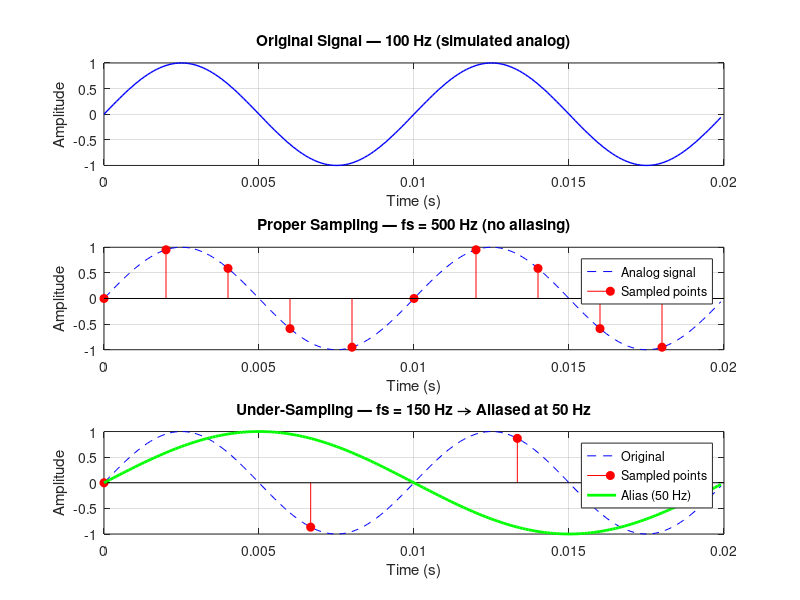

Write the MATLAB code that produced this figure. (Note: this script raises an error after producing the figure.)
% =========================================================
% 05_sampling_aliasing.m
% Sampling Theorem & Aliasing Demonstration
% Topics: Nyquist criterion, aliasing, reconstruction
% =========================================================

clear; clc; close all;

%% "Continuous" signal (very high fs to simulate analog)
fs_cont = 10000;
t_cont  = 0 : 1/fs_cont : 1 - 1/fs_cont;
f_sig   = 100;   % Signal frequency (Hz)
x_cont  = sin(2 * pi * f_sig * t_cont);

%% Case 1 — Proper Sampling (fs > 2*f_sig, Nyquist satisfied)
fs_good = 500;   % Well above 200 Hz Nyquist rate
t_good  = 0 : 1/fs_good : 1 - 1/fs_good;
x_good  = sin(2 * pi * f_sig * t_good);

%% Case 2 — Aliasing (fs < 2*f_sig, Nyquist violated)
fs_bad  = 150;   % Below Nyquist rate → aliased frequency
t_bad   = 0 : 1/fs_bad : 1 - 1/fs_bad;
x_bad   = sin(2 * pi * f_sig * t_bad);

% Alias frequency = |f_sig - fs_bad| = |100 - 150| = 50 Hz
f_alias = abs(f_sig - fs_bad);
fprintf('Signal frequency : %d Hz\n', f_sig);
fprintf('Under-sampling fs: %d Hz  (Nyquist = %d Hz)\n', fs_bad, 2*f_sig);
fprintf('Aliased frequency: %d Hz\n', f_alias);

%% Plot
figure('Name', 'Sampling & Aliasing', 'NumberTitle', 'off');

subplot(3,1,1);
plot(t_cont(1:200), x_cont(1:200), 'b', 'LineWidth', 1);
title(sprintf('Original Signal — %.0f Hz (simulated analog)', f_sig));
xlabel('Time (s)'); ylabel('Amplitude'); grid on;

subplot(3,1,2);
plot(t_cont(1:200), x_cont(1:200), 'b--'); hold on;
stem(t_good(t_good <= t_cont(200)), x_good(t_good <= t_cont(200)), 'r', 'filled');
hold off;
title(sprintf('Proper Sampling — fs = %d Hz (no aliasing)', fs_good));
xlabel('Time (s)'); ylabel('Amplitude'); grid on;
legend('Analog signal', 'Sampled points');

subplot(3,1,3);
plot(t_cont(1:200), x_cont(1:200), 'b--'); hold on;
stem(t_bad(t_bad <= t_cont(200)), x_bad(t_bad <= t_cont(200)), 'r', 'filled');
% Show aliased waveform
t_alias = 0 : 1/fs_cont : t_cont(200);
x_alias = sin(2 * pi * f_alias * t_alias);
plot(t_alias, x_alias, 'g', 'LineWidth', 2);
hold off;
title(sprintf('Under-Sampling — fs = %d Hz → Aliased at %d Hz', fs_bad, f_alias));
xlabel('Time (s)'); ylabel('Amplitude'); grid on;
legend('Original', 'Sampled points', sprintf('Alias (%d Hz)', f_alias));

sgtitle('Nyquist Sampling Theorem & Aliasing');

%% Spectrum comparison
figure('Name', 'Aliasing Spectrum', 'NumberTitle', 'off');

N_good = length(x_good); F_good = abs(fft(x_good)/N_good); F_good = F_good(1:N_good/2+1);
N_bad  = length(x_bad);  F_bad  = abs(fft(x_bad)/N_bad);   F_bad  = F_bad(1:N_bad/2+1);

subplot(2,1,1);
plot(linspace(0,fs_good/2,length(F_good)), 2*F_good, 'r');
title(sprintf('Spectrum — fs=%d Hz (correct)', fs_good));
xlabel('Frequency (Hz)'); ylabel('|X(f)|'); grid on;

subplot(2,1,2);
plot(linspace(0,fs_bad/2,length(F_bad)), 2*F_bad, 'g');
title(sprintf('Spectrum — fs=%d Hz (aliased: 100Hz → %dHz)', fs_bad, f_alias));
xlabel('Frequency (Hz)'); ylabel('|X(f)|'); grid on;

sgtitle('Spectrum: Proper Sampling vs Aliasing');
